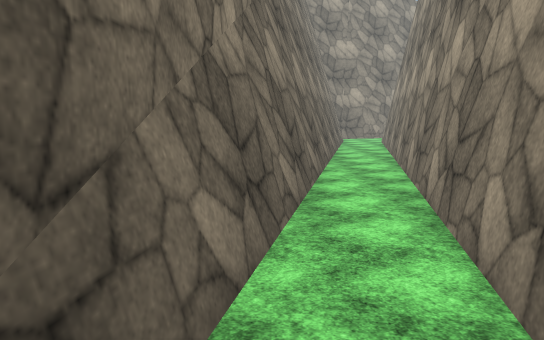
view 1 (above)

15 first-person views from a walk through a scene from a Unity 3-D project. The camera is 1.4 m above the floor, tilts 8° down and sees 70° across. The floor is counted in squares, 1 m on a side. Each view is taken from the middle of a square. On the plan, view 1 faces up. The plan holds only what a view shows up to about 16 squares ahead; the rest is blank. The place goes on beyond the plan. Surface patterns are stand-ins for the level's own textures.

view 2
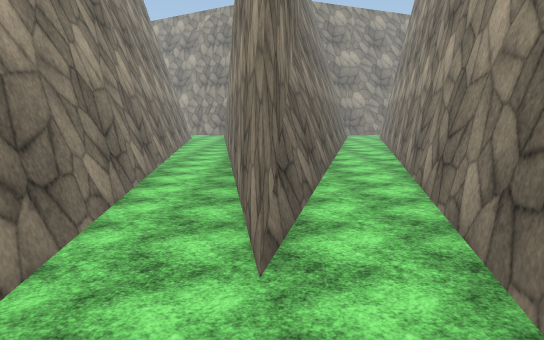

view 3
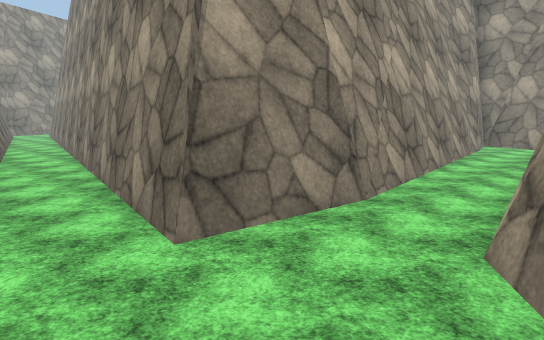

view 4
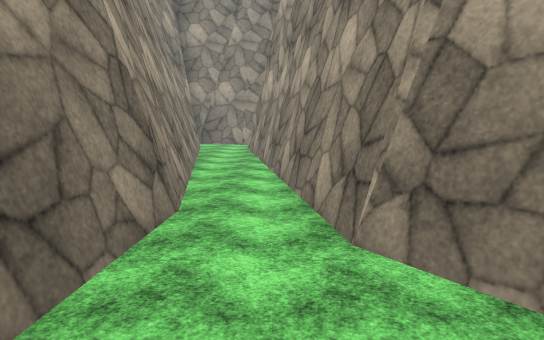

view 5
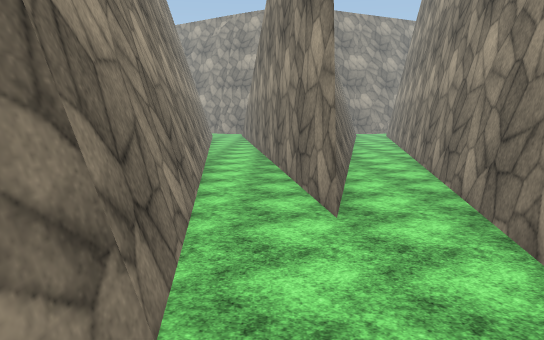

view 6
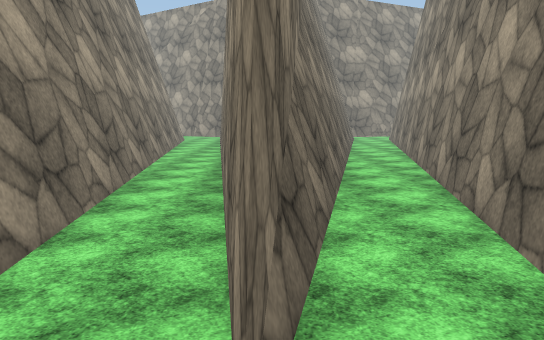

view 7
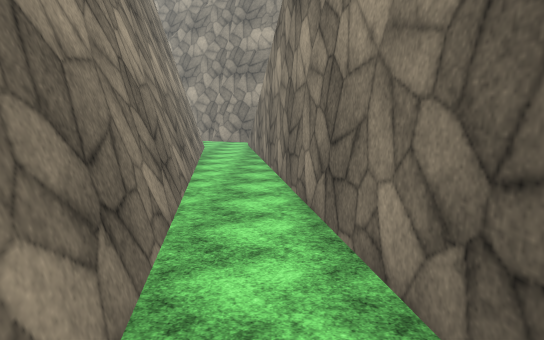

view 8
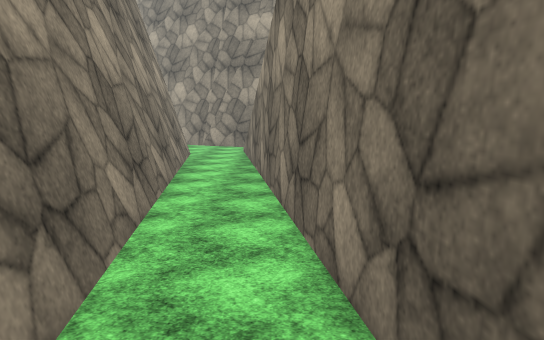

view 9
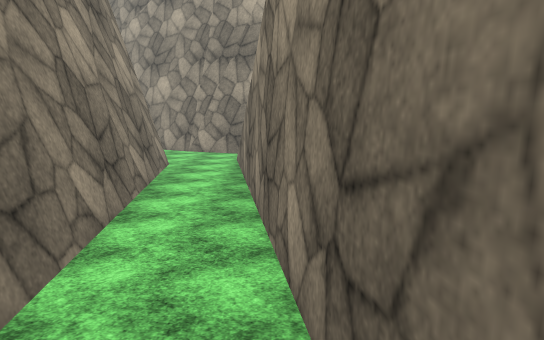

view 10
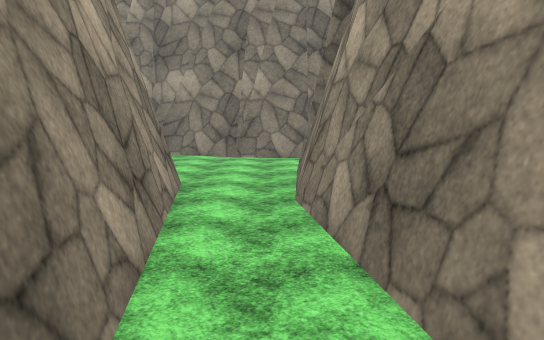

view 11
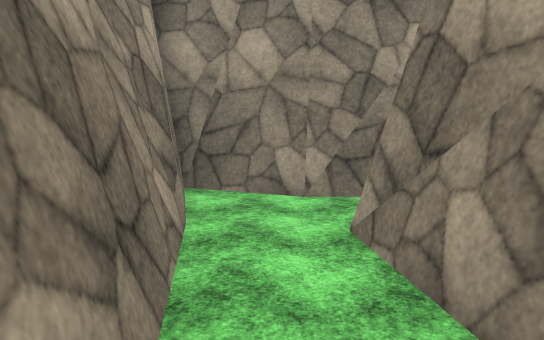

view 12
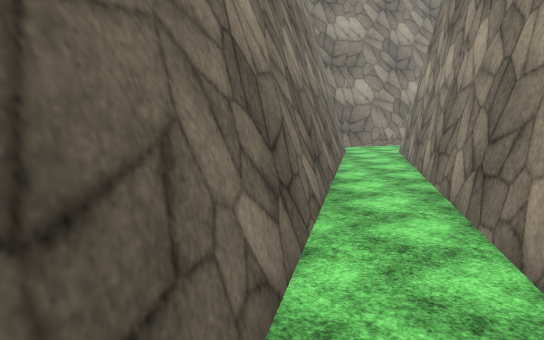

view 13
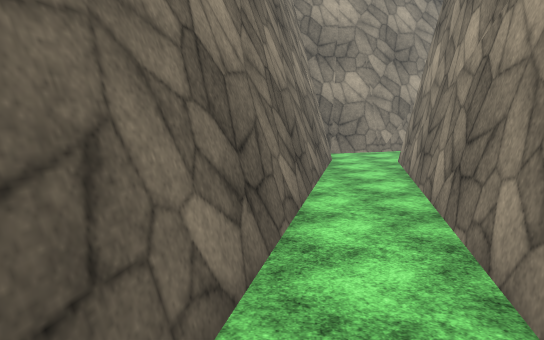

view 14
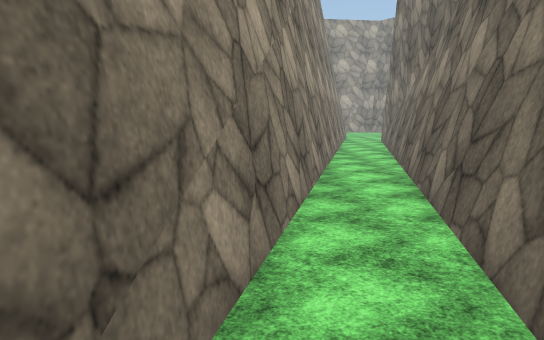

view 15
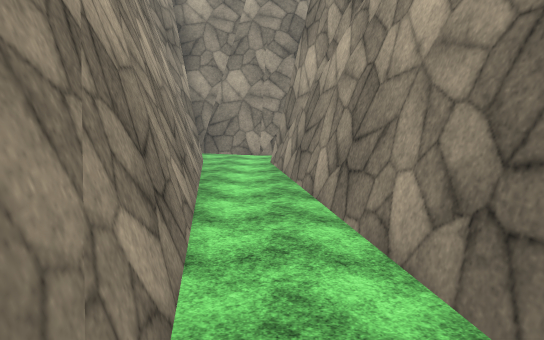

### Floor plan
Ten units are one square. View 1 is at (0, 0); x grows to the right and y downward. Boxes are objects, and circles mark ways between rooms. Rooms are numbered by the first view taken in them; rooms with no view inside come last. Other rooms are left out.
<svg viewBox="-61 -220 198 310">
<path fill="none" stroke="#000" d="M5 40 14 -1M6 81 21 71 67 64M-29 37 -31 60M10 81 21 73 68 66M-31 37 -34 62M-34 60 -45 85M37 44 5 42M37 42 6 40 3 43M-10 -5 -11 5 -12 -5M-11 -7 -13 3M-35 -3 -29 39M63 39 36 43M63 37 36 41M-37 -4 -31 38M5 33 13 -4M-31 60 -43 85M-9 -4 -11 5M64 41 39 45M-12 -5 -22 -76M-46 -73 -37 -4M-44 -74 -35 -3M-22 -76 -32 -145M-56 -142 -46 -73M-54 -143 -44 -74M124 30 63 39M124 28 63 37M68 66 132 56M67 64 128 55M125 32 64 41M26 -53 35 -92M10 -96 1 -58M8 -97 -1 -56M5 -64 3 -55M24 -52 34 -94M12 -97 7 -75M55 -182 61 -206M34 -211 28 -187M37 -215 30 -186M54 -182 58 -201M44 -133 55 -182M30 -186 19 -137M28 -187 17 -136M43 -133 54 -182M33 -187 21 -136M-7 -32 -10 -5M-1 -56 -8 -27M14 -1 26 -53M1 -58 -11 -7M2 -54 -9 -5M13 -4 24 -52M35 -92 44 -133M17 -136 8 -97M19 -137 10 -96M34 -94 43 -133M21 -136 12 -97"/>
<circle cx="-20" cy="0" r="3" fill="#2a7"/>
<circle cx="60" cy="50" r="3" fill="#2a7"/>
<circle cx="0" cy="0" r="3" fill="#2a7"/>
<circle cx="-30" cy="-70" r="3" fill="#2a7"/>
<circle cx="10" cy="-50" r="3" fill="#2a7"/>
<circle cx="20" cy="-90" r="3" fill="#2a7"/>
<circle cx="40" cy="-180" r="3" fill="#2a7"/>
<circle cx="30" cy="-130" r="3" fill="#2a7"/>
<text x="0" y="50">1</text>
<text x="-30" y="-30">2</text>
<text x="-40" y="-100">3</text>
<text x="100" y="50">4</text>
<text x="20" y="-70">5</text>
<text x="50" y="-200">6</text>
<text x="40" y="-160">7</text>
<text x="10" y="-30">8</text>
<text x="30" y="-110">9</text>
</svg>
Room 1 opens to room 2. Room 1 opens to room 4. Room 1 opens to room 8. Room 2 opens to room 3. Room 5 opens to room 8. Room 5 opens to room 9. Room 6 opens to room 7. Room 7 opens to room 9.

Where each view was taken, in squares from view 1:
view 1: 0 up, 0 right, facing up
view 2: 4 down, 1 left, facing up
view 3: 8 down, 2 left, facing up-right
view 4: 6 down, 2 left, facing right
view 5: 6 down, 2 left, facing up
view 6: 2 down, 1 left, facing up
view 7: 3 up, 3 left, facing up
view 8: 6 up, 3 left, facing up
view 9: 9 up, 3 left, facing up
view 10: 5 down, 10 right, facing left
view 11: 4 down, 10 right, facing right
view 12: 6 up, 1 right, facing up
view 13: 9 up, 2 right, facing up
view 14: 21 up, 5 right, facing down
view 15: 5 down, 3 right, facing right
